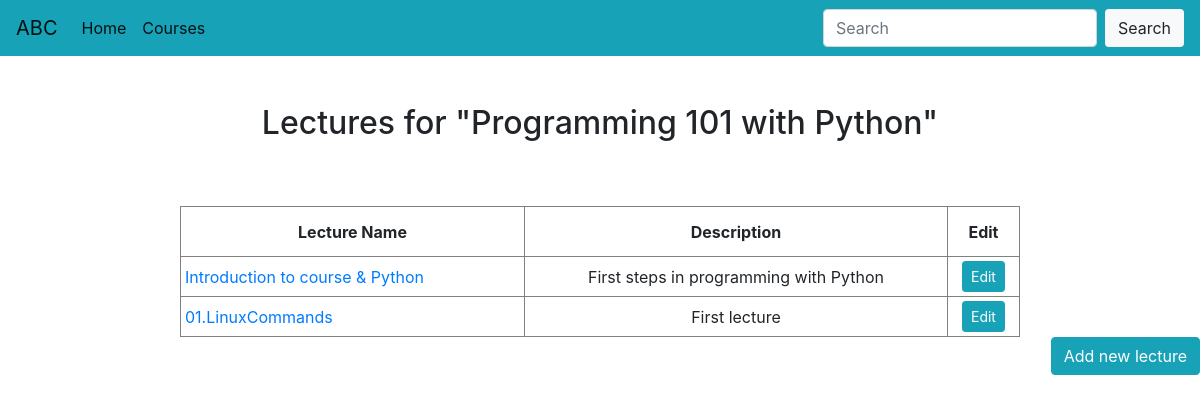
Page /education/courses/1/ on the earlier database version.
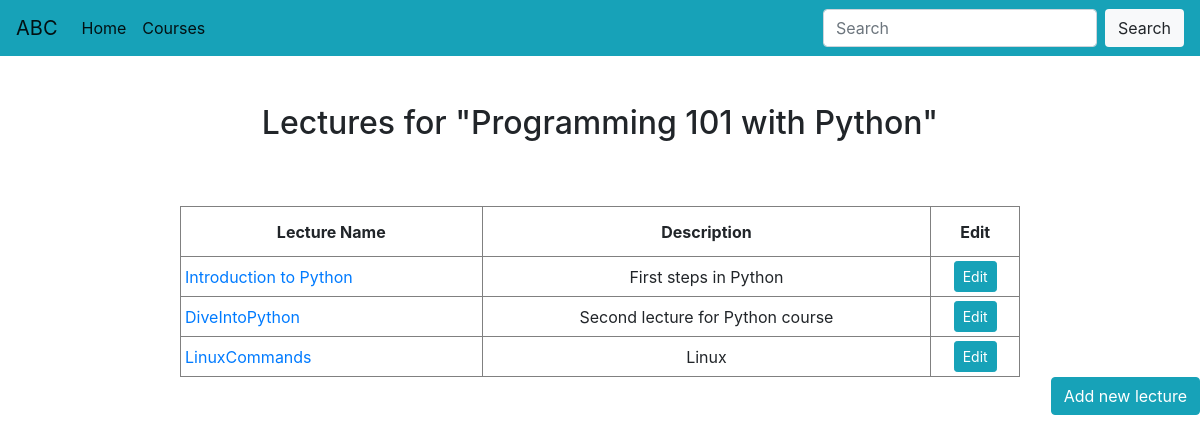
Same page on the later database version.
### Education/models.py (models this page shows, shortened)
class Lecture(models.Model):
    def youtube_validator(url):
        if 'youtube.com' not in url:
            raise ValidationError('not a YouTube link')
    name = models.CharField(max_length=255, unique=True)
    description = models.TextField()
    course = models.ForeignKey('Course', on_delete=models.CASCADE)
    url = models.URLField(validators=[URLValidator, youtube_validator])

### Education/views/courses.py (the view)
# urls.py: path('<int:course_id>/', courses.detail, name='detail'),
def detail(request, course_id):
    course = get_object_or_404(Course, id=course_id)
    lectures = Lecture.objects.all().filter(course_id=course_id)
    return render(request, 'courses/detail.html', {'course': course, 'lectures': lectures})

### Education/templates/courses/detail.html (shortened to what this page needs)
{% extends "courses/base.html" %} {% block content %}
<h2><p class="font-weight text-center">Lectures for "{{ course.name }}"</p></h2>
{% if lectures %}
<table class="center">
    <tr>
        <th style="text-align:center;">Lecture Name</th>
        <th style="text-align:center;">Description</th>
        <th style="text-align:center;">Edit</th>
    </tr>
    {% for lecture in lectures %}
        <tr>
            <td style="text-align:left;">
                <a href="{% url 'Education:courses:lecture_detail' course.id lecture.id %}">{{ lecture.name }}</td>
            <td style="text-align:center;">{{ lecture.description }}</td>
            <td style="text-align:center;"><a href="{% url 'Education:courses:edit_lecture' course.id lecture.id %}"><button type="button" class="btn btn-info btn-sm">Edit</button></a></td>
        </tr>
    {% endfor %}
</table>
{% else %}
<p class="font-weight text-center">Currently there are no lectures</p>
{% endif  %}
<p class="font-weight text-right"><a href="{% url 'Education:courses:create_lecture' course.id %}"><button type="button" class="btn btn-info">Add new lecture</button></a>
</p>
{% endblock %}

Differences in the rows shown:
changed Lecture: name "Introduction to course & Python" → "Introduction to Python"; description "First steps in programming with Python" → "First steps in Python"
changed Lecture: name "01.LinuxCommands" → "DiveIntoPython"; description "First lecture" → "Second lecture for Python course"
added Lecture: name "LinuxCommands", description "Linux"
